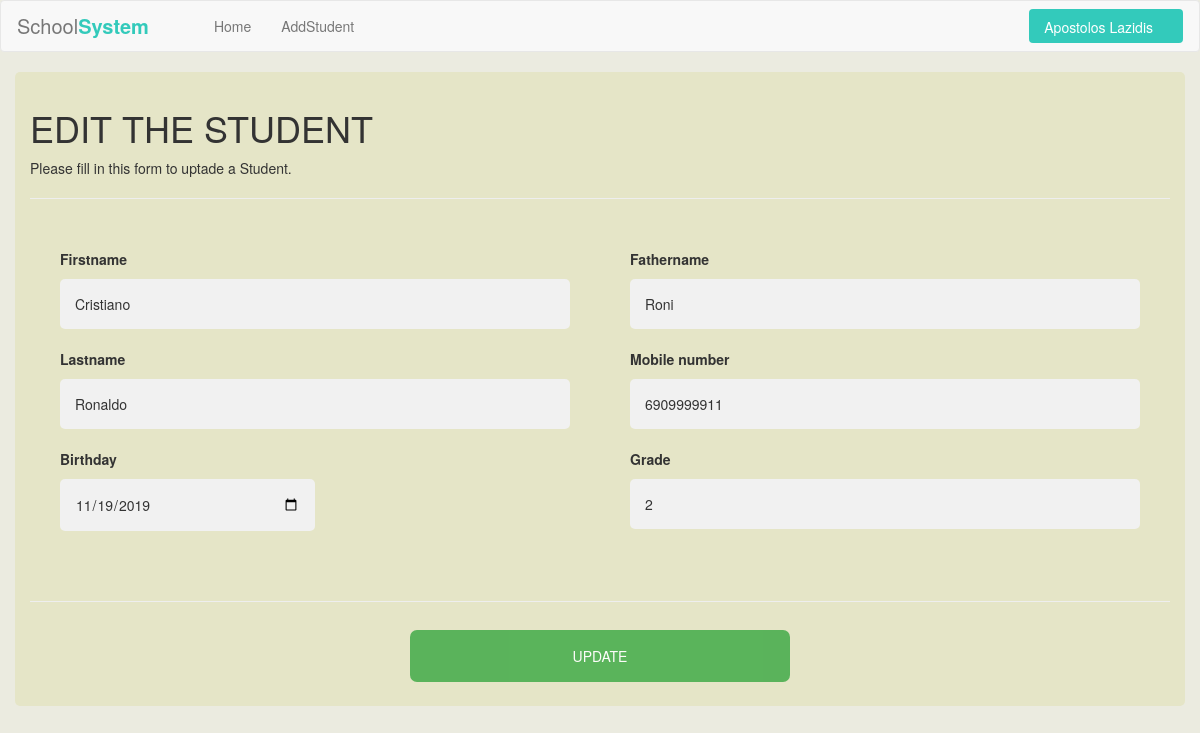
/login2/EditStudent.php?editId=11 (signed in), run on the app's committed database.
### tables this page shows
CREATE TABLE `Teacher` (
  `ID` int(11) NOT NULL,
  `USERNAME` varchar(255) NOT NULL,
  `FIRSTNAME` varchar(255) NOT NULL,
  `LASTNAME` varchar(255) NOT NULL,
  `EMAIL` varchar(255) NOT NULL,
  `ADRESS` text NOT NULL,
  `PASSWORD` varchar(255) NOT NULL,
  `MOBILE_NUMBER` varchar(11) NOT NULL
);

CREATE TABLE `Students` (
  `ID` int(11) NOT NULL,
  `FIRSTNAME` varchar(255) NOT NULL,
  `LASTNAME` varchar(255) NOT NULL,
  `FATHERNAME` varchar(255) NOT NULL,
  `BIRTHDAY_DATE` date NOT NULL,
  `GRADE` float NOT NULL,
  `MOBILE_NUMBER` varchar(11) NOT NULL
);

### login2/EditStudent.php (the view, shortened to what this page needs)
<?php
$profil=$_SESSION['user'];
if($profil != true)
{
    header("Location: index.php");
}
else
{
require_once('config.php');
	$firstname = $lastname = $fathername = $id = $mobile_phone = $birthday = $grade  = '';
	$firstname_err = $lastname_err = $fathername_err =  $birthday_err = $grade_err = $mobile_phone_err = '';
if(isset($_REQUEST['editId'])){
	$key = $_GET['editId'];
	$sql = "SELECT * FROM Students WHERE ID='$key'";
	$result = mysqli_query($link, $sql) or die(mysqli_error($link));
	$row = mysqli_fetch_assoc($result);
	$firstname = $row['FIRSTNAME'];
	$lastname =$row['LASTNAME'];
	$fathername =$row['FATHERNAME'];
	$birthday =$row['BIRTHDAY_DATE'];
	$grade =$row['GRADE'];
	$mobile_phone=$row['MOBILE_NUMBER'];
}
}
?>
<?php
include('header.php');
?>
<!DOCTYPE html>
<html>
<head>
<link rel="stylesheet" href="css/addStud.css" type="text/css">
  <link rel="stylesheet" href="https://maxcdn.bootstrapcdn.com/bootstrap/3.3.7/css/bootstrap.min.css">
</head>
<body style="background-color:#ebebe0;">
<form method="post">
  <div class="container" style="background-color: #e5e5c7;">
    <h1>EDIT THE STUDENT</h1>
    <p>Please fill in this form to uptade a Student.</p>
    <hr>
	<div class="cont1" >
	<div class="fs">
		<div class="<?php echo (!empty($firstname_err)) ? 'has-error' : ''; ?>">
			<label for="firstname"><b>Firstname</b></label>
			<br>
			<input type="text" value="<?php echo $firstname; ?>" name="firstname" placeholder="Enter Firstname">
		</div>
		<div class="<?php echo (!empty($lastname_err)) ? 'has-error' : ''; ?>">
			<label for="lastname"><b>Lastname</b></label>
			<br>
			<input placeholder="Enter Lastname" type="text" value="<?php echo $lastname; ?>" name="lastname" >
		</div>
		<div class="<?php echo (!empty($birthday_err)) ? 'has-error' : ''; ?>">
			<label for="birthday"><b>Birthday</b></label>
			<br>
			<input placeholder="Enter Birthday Date" type="date" value="<?php echo $birthday; ?>" name="birth" >
		</div>
	</div>
	<div class="fs">
		<div class="<?php echo (!empty($fathername_err)) ? 'has-error' : ''; ?>">
			<label for="fathername"><b>Fathername</b></label>
			<br>
			<input placeholder="Enter Fathername" type="text" value="<?php echo $fathername; ?>" name="fathername" >
		</div>
		<div class="<?php echo (!empty($mobile_phone_err)) ? 'has-error' : ''; ?>">
			<label for="mobile_numb"><b>Mobile number</b></label>
			<br>
			<input placeholder="Enter Mobile Number" type="text" value="<?php echo $mobile_phone; ?>" name="mobl" >
		</div>
		<div class="<?php echo (!empty($grade_err)) ? 'has-error' : ''; ?>">
			<label for="grade"><b>Grade</b></label>
			<br>
			<input placeholder="Enter Grade" type="text" value="<?php echo $grade; ?>" name="grade" >
		</div>
	</div>
	</div>
	<div align="center" class="fs2">
		<hr>
		<button type="submit" name="btn-reg" class="registerbtn" style="align:center;">UPDATE</button>
	</div>
  </div>
</form>
</body>
</html>

### login2/header.php (shortened to what this page needs)
<?php
$profil=$_SESSION['user'];
if($profil != true)
{
    header("Location: index.php");
}
else
{
$sqle = "SELECT * FROM Teacher WHERE USERNAME = '$profil' OR EMAIL= '$profil' ";
  $resulte = mysqli_query($link, $sqle) or die(mysqli_error($link));
  $rowe = mysqli_fetch_assoc($resulte);
  $firstn = $rowe['FIRSTNAME'];
  $lastnam = $rowe['LASTNAME'];
}
?>
<!DOCTYPE html>
<html lang="en">
<head>
<link rel="stylesheet"  href="header.css">
<link rel="stylesheet" href="https://maxcdn.bootstrapcdn.com/font-awesome/4.7.0/css/font-awesome.min.css">
<link rel="stylesheet" href="https://maxcdn.bootstrapcdn.com/bootstrap/3.3.7/css/bootstrap.min.css">
</head>
<body>
<nav class="navbar navbar-default navbar-expand-lg navbar-light">
  <div class="navbar-header d-flex col">
    <a class="navbar-brand" href="teacher.php">School<b>System</b></a>
  </div>
  <div id="navbarCollapse" class="collapse navbar-collapse justify-content-start">
    <ul class="nav navbar-nav">
      <li class="nav-item"><a href="teacher.php" class="nav-link">Home</a></li>
      <li class="nav-item"><a href="AddStudent.php" class="nav-link">AddStudent</a></li>
    </ul>
    <ul class="nav navbar-nav navbar-right ml-auto">
      <li class="nav-item">
        <a href="#" data-toggle="dropdown" class="btn btn-primary dropdown-toggle get-started-btn mt-1 mb-1"><?php echo $firstn ." ". $lastnam; ?></a>
      </li>
    </ul>
  </div>
</nav>
</body>
</html>

### login2/header.css (style rules this page uses)
.navbar-header.col { padding: 0 !important; }
.navbar { background: #fff; padding-left: 16px; padding-right: 16px; border-bottom: 1px solid #dfe3e8; border-radius: 0; }
.navbar .navbar-brand, .navbar .navbar-brand:hover, .navbar .navbar-brand:focus { padding-left: 0; font-size: 20px; padding-right: 50px; }
.navbar .navbar-brand b { font-weight: bold; color: #33cabb; }
.navbar .nav li { position: relative; }
.navbar .nav li a { color: #888; }
.navbar .nav .btn-primary, .navbar .nav .btn-primary:active { color: #fff; background: #33cabb; padding-top: 8px; padding-bottom: 6px; vertical-align: middle; border: none; }
.navbar .navbar-right li:first-child a { padding-right: 30px; }
.navbar .nav .get-started-btn { min-width: 120px; margin-top: 8px; margin-bottom: 8px; }
.navbar .navbar-right .dropdown-toggle::after { display: none; }

### login2/css/addStud.css (style rules this page uses)
body { font-family: Arial, Helvetica, sans-serif; }
* { box-sizing: border-box; }
.container { margin-top:10px; padding: 16px; background-color: #33cabb; border-radius:5px; }
.fs { float:left; padding: 30px; width:50%; }
.fs2 { width:100%; float:left; }
input[type=text], input[type=date] { width: 100%; padding: 15px; margin: 5px 0px 22px 0; display: inline-block; border: none; background: #f1f1f1; border-radius:5px; }
input[type=date] { width: 50%; padding: 15px; margin: 5px 0px 22px 0; display: inline-block; border: none; background: #f1f1f1; border-radius:5px; }
hr { border: 1px solid #f1f1f1; margin-bottom: 25px; }
.registerbtn { background-color: #4CAF50; color: white; padding: 16px 20px; margin: 8px 0; border: none; cursor: pointer; width: 33.3%; opacity: 0.9; border-radius:7px; }
a { color: dodgerblue; }

### data on the page
teacher: FIRSTNAME "Apostolos", LASTNAME "Lazidis"
students: firstname "Cristiano", lastname "Ronaldo", birth "11/19/2019", fathername "Roni", mobl "6909999911", grade "2"
